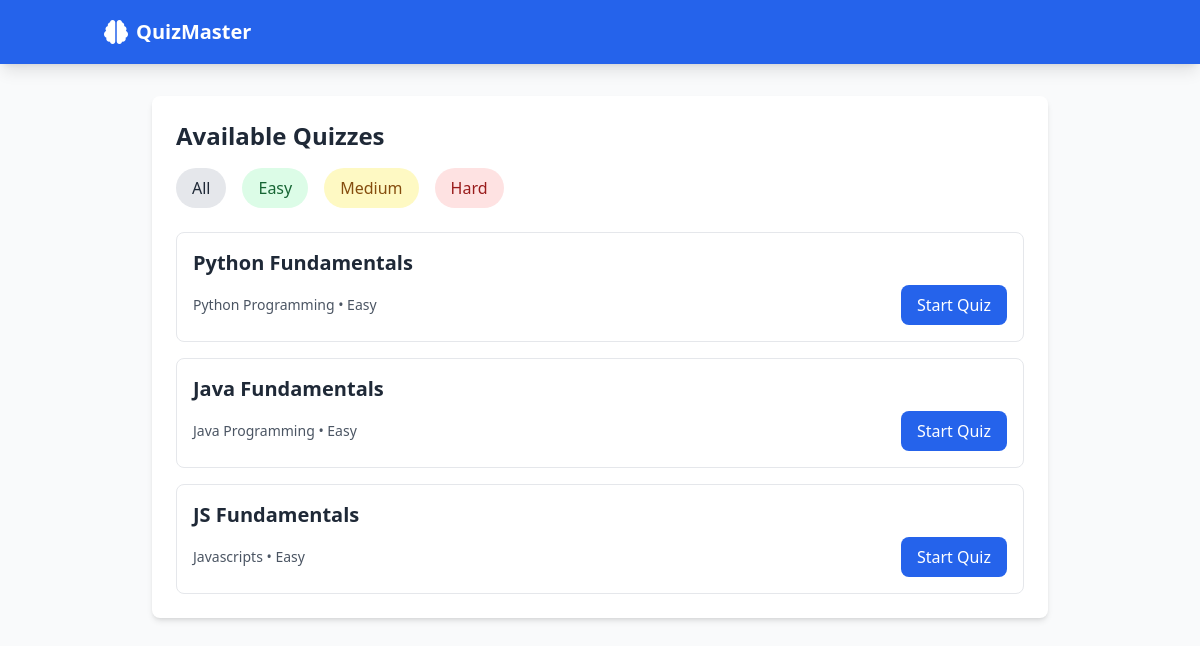
/quizzes/?difficulty=easy, run on the app's committed database.
### quiz/models.py (models this page shows, shortened)
class Quiz(models.Model):
    DIFFICULTY_CHOICES = [
        ('easy', 'Easy'),
        ('medium', 'Medium'),
        ('hard', 'Hard'),
    ]
    title = models.CharField(max_length=200)
    category = models.ForeignKey(QuizCategory, on_delete=models.CASCADE)
    difficulty = models.CharField(max_length=10, choices=DIFFICULTY_CHOICES)
    created_at = models.DateTimeField(auto_now_add=True)
    created_by = models.ForeignKey(User, on_delete=models.CASCADE, null=True, blank=True)

class QuizCategory(models.Model):
    name = models.CharField(max_length=100)
    description = models.TextField(blank=True)
    class Meta:
        verbose_name_plural = "Quiz Categories"
    def __str__(self):
        return self.name

### quiz/views.py (the view)
# urls.py: path('quizzes/', QuizListView.as_view(), name='quiz_list'),
class QuizListView(ListView):
    model = Quiz
    template_name = 'quiz/quiz_list.html'
    context_object_name = 'quizzes'
    def get_queryset(self):
        queryset = super().get_queryset()
        category = self.request.GET.get('category')
        difficulty = self.request.GET.get('difficulty')
        if category:
            queryset = queryset.filter(category__name=category)
        if difficulty:
            queryset = queryset.filter(difficulty=difficulty)
        return queryset

### quiz/templates/quiz/quiz_list.html
{% extends "quiz/base.html" %}
{% block content %}
<div class="max-w-4xl min-h-screen mx-auto">
    <div class="bg-white rounded-lg shadow-md p-6 mb-6">
        <h2 class="text-2xl font-bold text-gray-800 mb-4">Available Quizzes</h2>
        <div class="flex flex-wrap gap-4 mb-6">
            <a href="{% url 'quiz:quiz_list' %}"
                class="px-4 py-2 rounded-full bg-gray-200 text-gray-800 hover:bg-gray-300">
                All
            </a>
            <a href="{% url 'quiz:quiz_list' %}?difficulty=easy"
                class="px-4 py-2 rounded-full bg-green-100 text-green-800 hover:bg-green-200">
                Easy
            </a>
            <a href="{% url 'quiz:quiz_list' %}?difficulty=medium"
                class="px-4 py-2 rounded-full bg-yellow-100 text-yellow-800 hover:bg-yellow-200">
                Medium
            </a>
            <a href="{% url 'quiz:quiz_list' %}?difficulty=hard"
                class="px-4 py-2 rounded-full bg-red-100 text-red-800 hover:bg-red-200">
                Hard
            </a>
        </div>
        <div class="space-y-4">
            {% for quiz in quizzes %}
            <div class="border border-gray-200 rounded-lg p-4 hover:bg-gray-50">
                <h3 class="text-xl font-semibold text-gray-800">{{ quiz.title }}</h3>
                <div class="flex justify-between items-center mt-2">
                    <span class="text-sm text-gray-600">
                        {{ quiz.category }} • {{ quiz.get_difficulty_display }}
                    </span>
                    <a href="{% url 'quiz:start_quiz' quiz.id %}"
                        class="px-4 py-2 bg-blue-600 text-white rounded-lg hover:bg-blue-700">
                        Start Quiz
                    </a>
                </div>
            </div>
            {% empty %}
            <p class="text-gray-600">No quizzes available for the selected filters.</p>
            {% endfor %}
        </div>
    </div>
</div>
{% endblock %}

### data on the page
Quiz: title "Python Fundamentals", category "Python Programming", difficulty "Easy"
Quiz: title "Java Fundamentals", category "Java Programming", difficulty "Easy"
Quiz: title "JS Fundamentals", category "Javascripts", difficulty "Easy"
